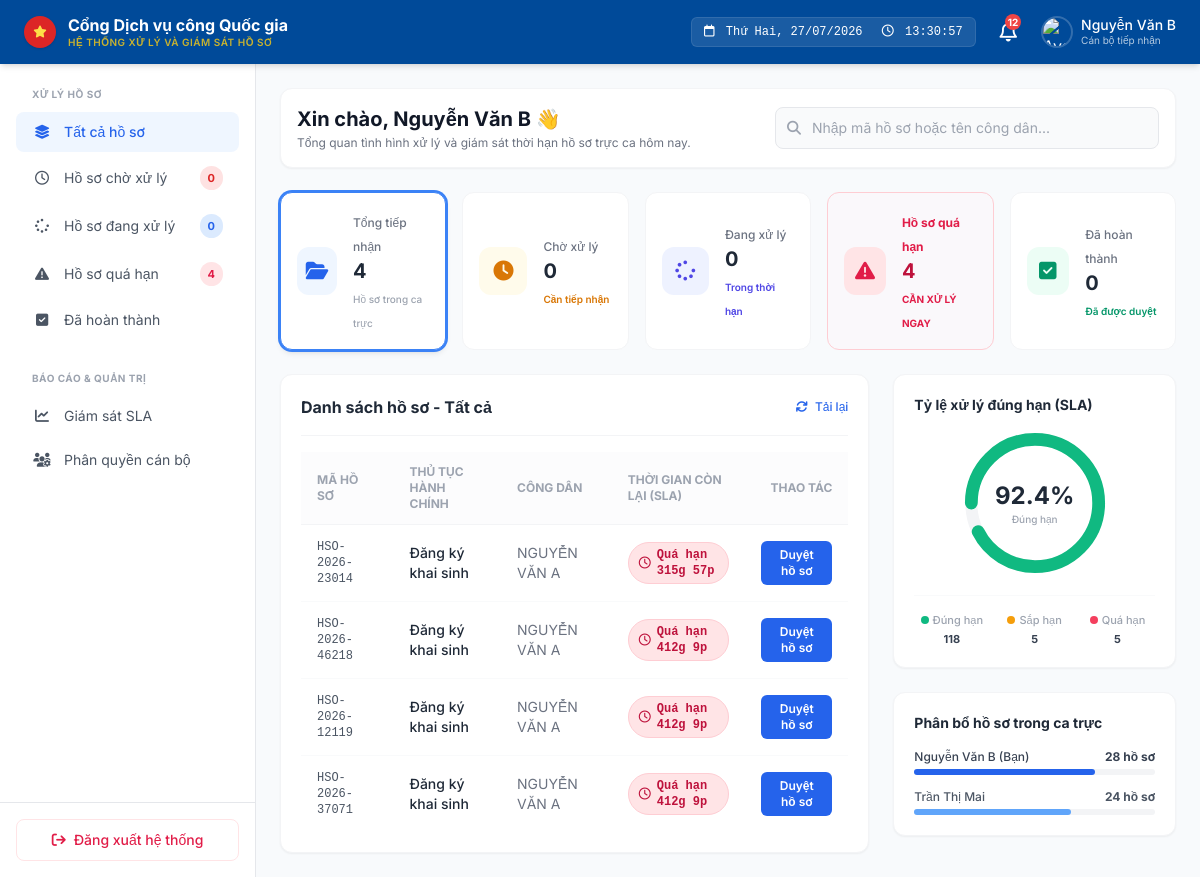
The page /admin_dashboard.php on the database its author committed.
### tables this page shows
CREATE TABLE `ho_so` (
  `id` int(11) NOT NULL,
  `ma_ho_so` varchar(50) NOT NULL,
  `thu_tuc` varchar(255) NOT NULL,
  `cong_dan` varchar(255) NOT NULL,
  `target_time` datetime NOT NULL,
  `trang_thai` varchar(50) DEFAULT 'cho_xu_ly',
  `path_minh_chung` varchar(255) DEFAULT NULL,
  `created_at` timestamp NOT NULL DEFAULT current_timestamp()
);

### admin_dashboard.php (the view, shortened to what the rows shown need)
<?php
require_once __DIR__ . '/config/database.php';
try {
    $stmt = $pdo->query("SELECT * FROM ho_so ORDER BY created_at DESC");
    $danh_sach_ho_so = $stmt->fetchAll();
} catch (PDOException $e) {
    die("Lỗi truy xuất dữ liệu: " . $e->getMessage());
}
?>
<!DOCTYPE html>
<html lang="vi">
<head>
    <script src="https://cdn.tailwindcss.com"></script>
    <link rel="stylesheet" href="https://cdnjs.cloudflare.com/ajax/libs/font-awesome/6.4.0/css/all.min.css">
</head>
<body class="bg-[#f8fafc] text-gray-800 h-screen flex flex-col overflow-hidden">
    <div class="flex flex-1 overflow-hidden">
        <div class="flex-1 overflow-y-auto px-6 py-6 space-y-6">
            <div class="flex flex-col lg:flex-row lg:items-center justify-between gap-4 bg-white p-4 rounded-xl border border-gray-100 shadow-sm">
                <div>
                    <h1 class="text-xl font-bold text-gray-900">Xin chào, Nguyễn Văn B 👋</h1>
                </div>
            </div>
            <div class="grid grid-cols-1 lg:grid-cols-3 gap-6">
                <div class="bg-white rounded-xl border border-gray-100 shadow-sm p-5 lg:col-span-2 flex flex-col overflow-hidden">
                    <div class="flex items-center justify-between border-b border-gray-100 pb-4 mb-4 shrink-0">
                        <h2 id="table-title" class="font-bold text-gray-800 text-base">Danh sách hồ sơ - Tất cả</h2>
                    </div>
                    <div class="overflow-x-auto flex-1">
                        <table class="w-full text-left border-collapse" id="ticket-table">
                            <thead>
                                <tr class="border-b border-gray-100 text-xs font-bold text-gray-400 uppercase bg-gray-50/50">
                                    <th class="py-3 px-4">Mã hồ sơ</th>
                                    <th class="py-3 px-4">Thủ tục hành chính</th>
                                    <th class="py-3 px-4">Công dân</th>
                                    <th class="py-3 px-4">Thời gian còn lại (SLA)</th>
                                    <th class="py-3 px-4 text-right">Thao tác</th>
                                </tr>
                            </thead>
                            <tbody class="text-sm divide-y divide-gray-50" id="table-body">
                                <?php foreach ($danh_sach_ho_so as $hoso):
                                    $js_target_time = str_replace(' ', 'T', $hoso['target_time']);
                                ?>
                                <tr class="hover:bg-gray-50/50 transition-colors ticket-row" id="row-<?php echo strtolower($hoso['ma_ho_so']); ?>" data-status="<?php echo $hoso['trang_thai']; ?>">
                                    <td class="py-3.5 px-4 font-mono font-medium text-xs text-gray-600 search-target">
                                        <?php echo htmlspecialchars($hoso['ma_ho_so']); ?>
                                    </td>
                                    <td class="py-3.5 px-4 font-medium text-gray-800">
                                        <?php echo htmlspecialchars($hoso['thu_tuc']); ?>
                                    </td>
                                    <td class="py-3.5 px-4 text-gray-500 search-target">
                                        <?php echo htmlspecialchars($hoso['cong_dan']); ?>
                                    </td>
                                    <td class="py-3.5 px-4">
                                        <div class="countdown-timer flex items-center gap-1.5 font-mono text-xs font-bold bg-emerald-50 text-emerald-700 px-2.5 py-1 rounded-full w-fit" data-target-time="<?php echo $js_target_time; ?>">
                                            <i class="fa-regular fa-clock"></i>
                                            <span class="timer-display">Đang tính...</span>
                                        </div>
                                    </td>
                                    <td class="py-3.5 px-4 text-right">
                                        <button onclick="duyetHoSo('<?php echo htmlspecialchars($hoso['ma_ho_so']); ?>', '<?php echo htmlspecialchars($hoso['thu_tuc']); ?>')" class="text-xs font-semibold bg-blue-600 text-white px-3 py-1.5 rounded-md hover:bg-blue-700 transition">
                                            Duyệt hồ sơ
                                        </button>
                                    </td>
                                </tr>
                                <?php endforeach; ?>
                            </tbody>
                        </table>
                    </div>
                </div>
                <div class="space-y-6">
                    <div class="bg-white rounded-xl border border-gray-100 shadow-sm p-5 flex flex-col items-center">
                        <div class="w-full text-left mb-4"><h2 class="font-bold text-gray-800 text-sm">Tỷ lệ xử lý đúng hạn (SLA)</h2></div>
                    </div>
                    <div class="bg-white rounded-xl border border-gray-100 shadow-sm p-5">
                        <h2 class="font-bold text-gray-800 text-sm mb-4">Phân bổ hồ sơ trong ca trực</h2>
                    </div>
                </div>
            </div>
        </div>
    </div>
</body>
</html>

### rows shown on the page
ho_so: ma_ho_so "HSO-2026-23014", thu_tuc "Đăng ký khai sinh", cong_dan "NGUYỄN VĂN A"
ho_so: ma_ho_so "HSO-2026-46218", thu_tuc "Đăng ký khai sinh", cong_dan "NGUYỄN VĂN A"
ho_so: ma_ho_so "HSO-2026-12119", thu_tuc "Đăng ký khai sinh", cong_dan "NGUYỄN VĂN A"
ho_so: ma_ho_so "HSO-2026-37071", thu_tuc "Đăng ký khai sinh", cong_dan "NGUYỄN VĂN A"
